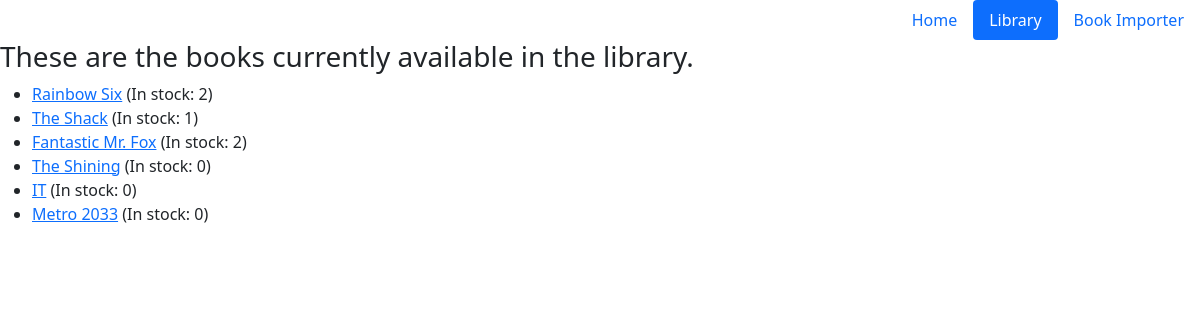
The page /library/ on the database as committed earlier.
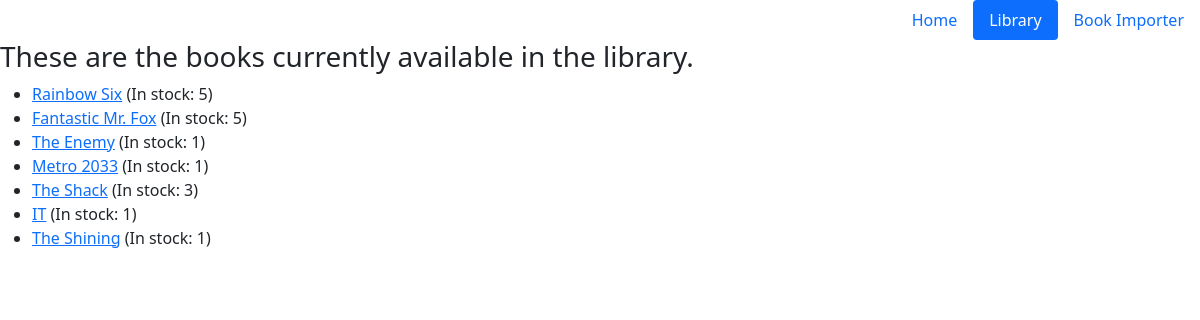
The same page on the database as committed later.
### Library/models.py (models this page shows)
class Book(models.Model):
    isbn = models.IntegerField()
    title = models.CharField(max_length=200)
    author = models.CharField(max_length=200)
    data_url = models.CharField(max_length=200, null=True)
    cover_url = models.CharField(max_length=300, null=True)
    import_date = models.DateTimeField('date added', null=True)
    is_in_stock = models.BooleanField(default=True)
    quantity = models.IntegerField(default=0)

### Library/views.py (the view)
# urls.py: path('library/', views.BookListView.as_view(), name='book_list'),
class BookListView(generic.ListView):
    template_name = 'Library/book_list.html'
    context_object_name = 'latest_books_list'
    def get_queryset(self):
        return Book.objects.filter(import_date__lte=timezone.now()).order_by('-import_date')[:10]

### Library/templates/Library/book_list.html (shortened to what this page needs)
<!DOCTYPE html>
<html lang="en">
<head>
</head>
<link href="https://cdn.jsdelivr.net/npm/bootstrap@5.0.0-beta2/dist/css/bootstrap.min.css" rel="stylesheet">
<ul class="nav nav-pills justify-content-end">
    <li class="nav-item">
        <a class="nav-link" href="{% url 'Library:home' %}">Home</a>
    </li>
    <li class="nav-item">
        <a class="nav-link active" href="{% url 'Library:book_list' %}">Library</a>
    </li>
    <li class="nav-item">
        <a class="nav-link" href="{% url 'Library:import' %}">Book Importer</a>
    </li>
</ul>
<body>
    {% if latest_books_list %}
    <h3>These are the books currently available in the library.</h3>
    <ul>
        {% for book in latest_books_list %}
            <li><a href = "{% url 'Library:book_detail' book.id %}">{{book.title}}</a>  (In stock: {{book.quantity}})</li>
        {% endfor %}
    </ul>
    {% else %}
        <p>No books in stock currently.</p>
    {% endif %}
</body>
</html>

Rows that differ between the two databases and show on the page:
changed Book "Rainbow Six": quantity "2" → "5"
changed Book "Fantastic Mr. Fox": quantity "2" → "5"; moves up the list
added Book: title "The Enemy", quantity "1"
changed Book "Metro 2033": quantity "0" → "1"; moves up the list
changed Book "The Shack": quantity "1" → "3"
changed Book "IT": quantity "0" → "1"; moves down the list
changed Book "The Shining": quantity "0" → "1"
